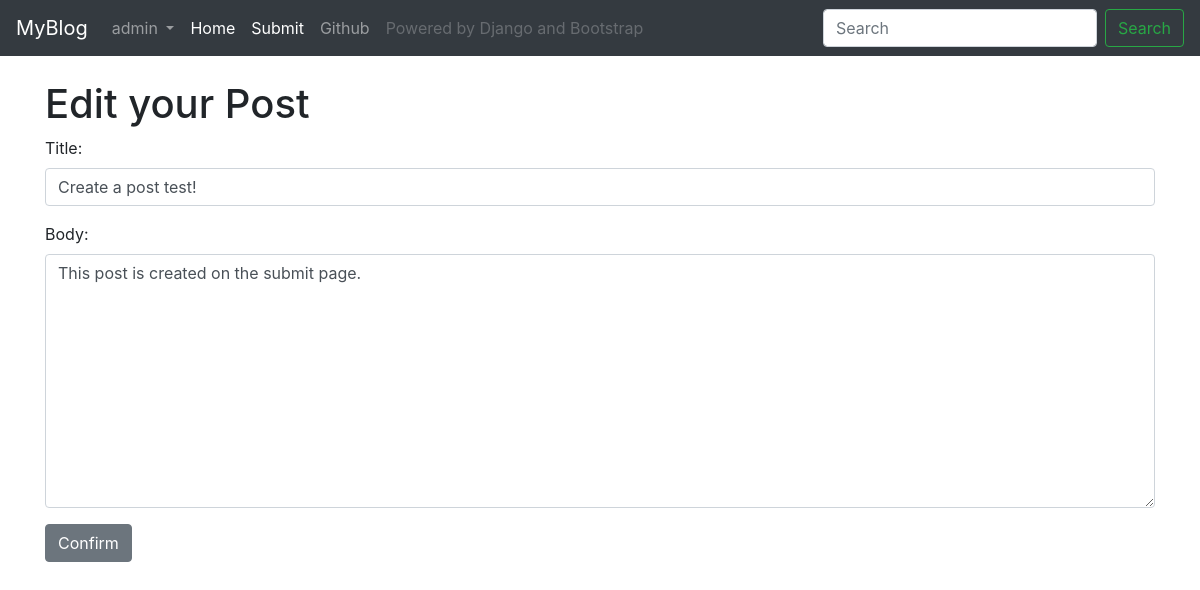
Page /post/edit/3 (signed in) on the committed database.
### blog/models.py (models this page shows, shortened)
class Post(models.Model):
    title = models.CharField(max_length=255)
    author = models.ForeignKey(User, on_delete=models.CASCADE, default=2) #ForeignKey可以连接数据库中其它model
    body = models.TextField()
    date = models.DateTimeField(default=timezone.now())
    is_visible = models.BooleanField(default=True)

### blog/views.py (the view)
# urls.py: path("post/edit/<int:pk>", UpdatePostView.as_view(), name="edit-post"),
class UpdatePostView(UpdateView):
    model = Post
    form_class = PostForm
    template_name = "update_post.html"

### blog/forms.py
class PostForm(forms.ModelForm):
    class Meta:
        model = Post
        fields = ("title", "body", )
        widgets = {
            'title': forms.TextInput(attrs={'class': 'form-control'}),
            'body': forms.Textarea(attrs={'class': 'form-control'}),
        }

### blog/templates/update_post.html (shortened to what this page needs)
{% extends 'base.html' %} {% block title %}My Blog - Edit {% endblock %}
{% block content %}
{% if request.user == post.author %}
<h1>Edit your Post</h1>
<form method="post">
    {{form.as_p}}
    <button class="btn btn-secondary">Confirm</button>
{% else %}
<h1>You don't have permission to edit this post.</h1>
{% endif %}
{% endblock %}

### blog/templates/base.html (shortened to what this page needs)
<!doctype html>
<html lang="en">
<head>
    <link rel="stylesheet" href="https://cdn.jsdelivr.net/npm/bootstrap@4.4.1/dist/css/bootstrap.min.css">
</head>
<body>
    <nav class="navbar navbar-expand-lg navbar-dark bg-dark">
        <a class="navbar-brand" href="{% url 'home' %}">MyBlog</a>
        <div class="collapse navbar-collapse" id="navbarSupportedContent">
            <ul class="navbar-nav mr-auto">
                {% if user.is_authenticated %}
                <li class="nav-item dropdown">
                    <a class="nav-link dropdown-toggle" href="#" id="navbarDropdown" role="button" data-toggle="dropdown" aria-haspopup="true" aria-expanded="false">
                        {{ user.username }}
                    </a>
                </li>
                {% endif %}
                <li class="nav-item active">
                    <a class="nav-link" href="{% url 'home' %}">Home <span class="sr-only">(current)</span></a>
                </li>
                <li class="nav-item active">
                    <a class="nav-link" href="{% url 'create-post' %}">Submit <span class="sr-only">(current)</span></a>
                </li>
                <li class="nav-item">
                    <a class="nav-link" href="https://github.com/Morph317/DjangoBlog">Github</a>
                </li>
                <li class="nav-item">
                    <a class="nav-link disabled" href="#" tabindex="-1" aria-disabled="true">Powered by Django and Bootstrap</a>
                </li>
            </ul>
            <form class="form-inline my-2 my-lg-0">
                <input class="form-control mr-sm-2" type="search" placeholder="Search" aria-label="Search">
                <button class="btn btn-outline-success my-2 my-sm-0" type="submit">Search</button>
            </form>
        </div>
    </nav>
    <br/>
    <div class="container">{% block content %} {% endblock %}</div>
</body>
</html>

### rows in the picture
Post: title "Create a post test!", body "This post is created on the submit page."

### other values in the picture
{{ user.username }} "admin"
